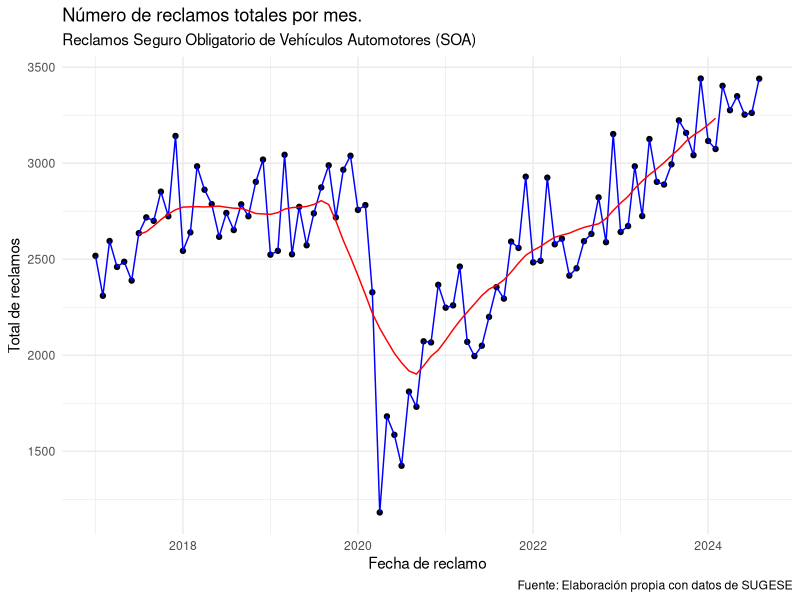
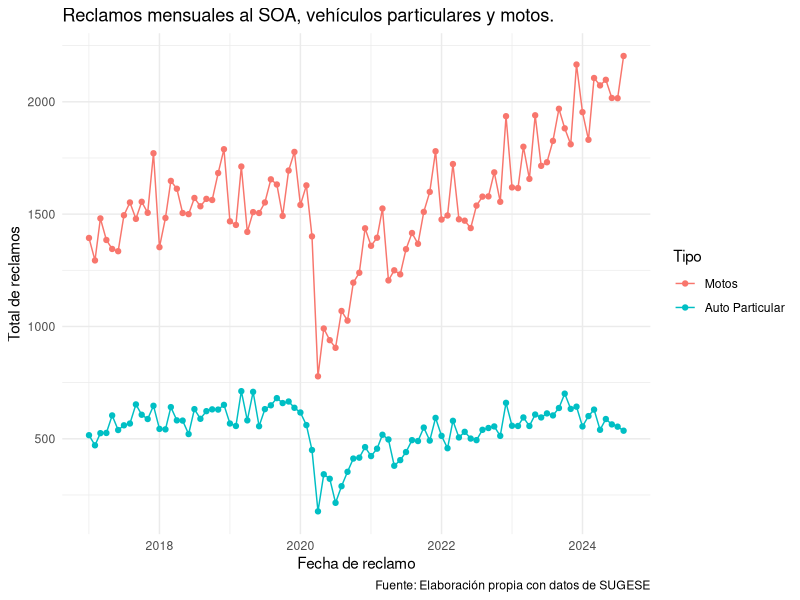
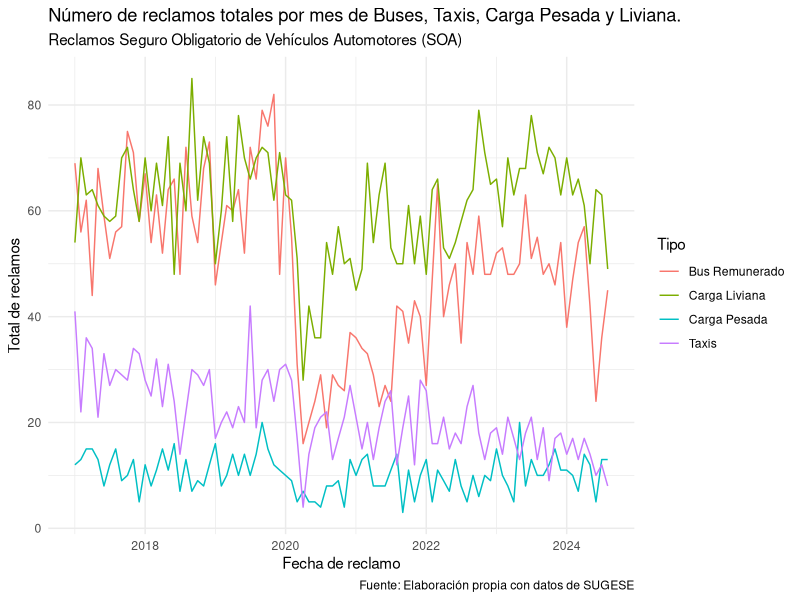
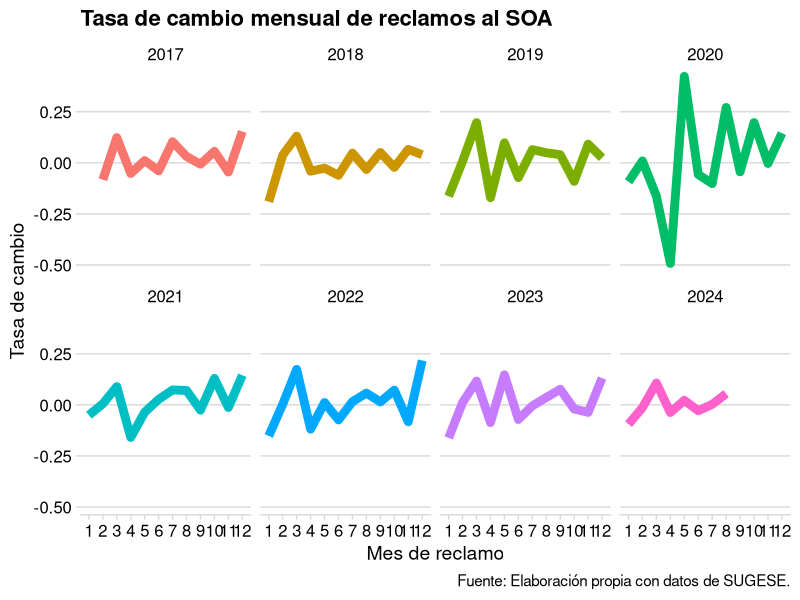
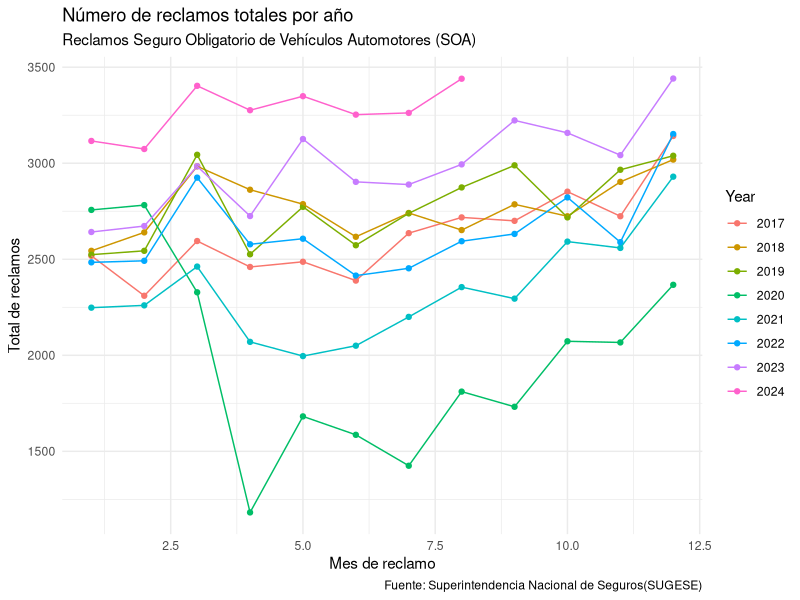

Here is the R script that generated these plots, in order:
## ---- chunk 1
library(tidyverse)
library(knitr)
library(readr)
library(readxl)
library(lubridate)
library(dplyr)
library(TTR)
library(openxlsx)
library(nortest)
library(readxl)
library(xtable)
library(fitdistrplus)
## ---- chunk 2

reclamos <- read_excel("Reporte_Siniestralidad_SOA.xlsx", sheet = "Accidentes")

reclamos$Fechas <- seq(as.Date("2017-01-01"), as.Date("2024-08-01"), by = "month")
anos <- c(rep(2017, 12), rep(2018, 12), rep(2019, 12), rep(2020, 12),
          rep(2021, 12), rep(2022, 12), rep(2023, 12), rep(2024, 8))
Mes2 <- c(rep(1:12, 8))

Mes <- Mes2[1:(length(Mes2) - 4)]

reclamos$Year <- anos
reclamos$Mes <- Mes

#Los valores mensuales permiten ver estacionalidad y los anuales tendencia.
reclamoss <- head(reclamos)
reclamos2 <- reclamoss[,1:7]
reclamos3 <- reclamoss[,7:15]

ggplot(reclamos)+geom_point(aes(x=Fecha, y=Total))+geom_line(aes(x=Fecha, y=Total), color="blue")+geom_line(aes(x=Fecha, y=decompose(ts(Total, start = c(2015, 1), frequency = 12), type="multiplicative")$trend), colour = "red")+labs(title="Número de reclamos totales por mes.",subtitle = "Reclamos Seguro Obligatorio de Vehículos Automotores (SOA)",caption = "Fuente: Elaboración propia con datos de SUGESE")+
  xlab("Fecha de reclamo")+ 
  ylab("Total de reclamos") + theme_minimal()
## ---- chunk 3
  ggplot(
    pivot_longer(
      dplyr::select(reclamos, Motos, Particular, Fecha),
      cols = c("Particular", "Motos"), 
      names_to = "Tipo", 
      values_to = "Reclamos"
    ), 
    aes(x = Fecha, y = Reclamos, colour = Tipo)
  ) +
    geom_line() +
    geom_point() +
    labs(
      title = "Reclamos mensuales al SOA, vehículos particulares y motos.",
      caption = "Fuente: Elaboración propia con datos de SUGESE"
    ) +
    xlab("Fecha de reclamo") +
    ylab("Total de reclamos") +
    theme(legend.position = "bottom") +
    scale_color_hue(labels = c("Motos", "Auto Particular")) +
    theme(
      legend.background = element_rect(fill = "lightblue", colour = 1),
      legend.title = element_text(
        family = "Roboto",
        color = "blue", 
        size = 10,
        face = 2
      )
    )+ theme_minimal()
    
## ---- chunk 4
 ggplot(
    pivot_longer(
      dplyr::select(reclamos, Fecha, Taxis, Carga_Liviana, Carga_Pesada, Bus_remunerado),
      cols = c("Taxis", "Carga_Liviana", "Carga_Pesada","Bus_remunerado"),
      names_to = "Tipo",
      values_to = "Reclamos"
    ),
    aes(x = Fecha, y = Reclamos, colour = Tipo)
  ) +
    geom_line() +
    labs(
      title = "Número de reclamos totales por mes de Buses, Taxis, Carga Pesada y Liviana.",
      subtitle = "Reclamos Seguro Obligatorio de Vehículos Automotores (SOA)",
      caption = "Fuente: Elaboración propia con datos de SUGESE"
    ) +
    xlab("Fecha de reclamo") +
    ylab("Total de reclamos") +
    theme(legend.position = "bottom") +
    scale_color_hue(labels = c("Bus Remunerado", "Carga Liviana", "Carga Pesada", "Taxis")) +
    theme(
      legend.background = element_rect(fill = "lightblue", colour = 1),
      legend.title = element_text(
        family = "Roboto",
        color = "blue", 
        size = 10,
        face = 2
      )
    )+ theme_minimal()
## ---- chunk 5
ggplot(mutate(reclamos, Year = as.character(Year))) + 
  geom_line(aes(
  x = as.factor(Mes),
  y = (Total - lag(Total)) / lag(Total),
  color = Year, 
  group=Year
), size = 3) + 
  facet_wrap(~Year, ncol = 4)+
  labs(title = "Tasa de cambio mensual de reclamos al SOA",
       caption = "Fuente: Elaboración propia con datos de SUGESE.") +
  xlab("Mes de reclamo") +
  # scale_x_discrete(
  # labels = c(
  #   "Enero",
  #   "Febrero",
  #   "Marzo",
  #   "Abril",
  #   "Mayo",
  #   "Junio",
  #   "Julio",
  #   "Agosto",
  #   "Setiembre",
  #   "Octubre",
  #   "Noviembre",
  #   "\ \ Diciembre"
  # )
# ) +
  ylab("Tasa de cambio") +
  cowplot::theme_minimal_hgrid()+
theme(legend.position = "none")
## ---- chunk 6
ggplot(mutate(reclamos, Year = as.character(Year), Mes = as.integer(Mes) ))+geom_point(aes(x=Mes, y=Total, color=Year))+
  geom_line(aes(x=Mes, y=Total, color=Year))+labs(title="Número de reclamos totales por año",
                                                  subtitle = "Reclamos Seguro Obligatorio de Vehículos Automotores (SOA)",
                                                  caption = "Fuente: Superintendencia Nacional de Seguros(SUGESE)")+
  xlab("Mes de reclamo") + 
  ylab("Total de reclamos")+theme(legend.position="bottom") + theme_minimal()
